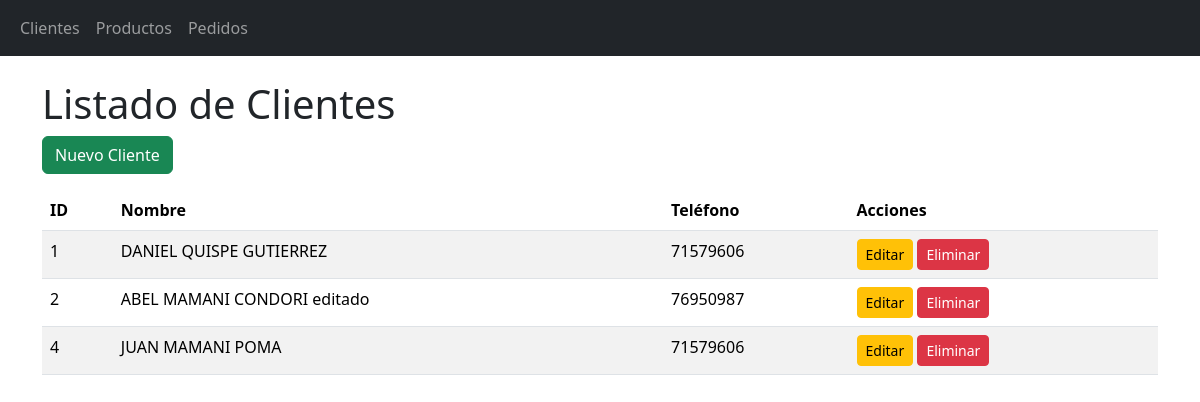
/clientes/, run on the app's committed database.
### blueprintapp/clientes/models.py (models this page shows, shortened)
class Cliente(db.Model):
    __tablename__ = "clientes"
    id = db.Column(db.Integer, primary_key=True)
    nombre = db.Column(db.String(100), nullable=False)
    telefono = db.Column(db.String(20), nullable=False)
    pedidos = db.relationship('Pedido', back_populates='cliente', cascade='all, delete-orphan')

### blueprintapp/clientes/routes.py (the view)
@bp_clientes.route("/")
def index():
    clientes = Cliente.query.all()
    return render_template('clientes/index.html', clientes=clientes)

### blueprintapp/clientes/templates/clientes/index.html (shortened to what this page needs)
{% extends "base.html" %}
{% block content %}
<h1>Listado de Clientes</h1>
<a href="{{ url_for('bp_clientes.create') }}" class="btn btn-success mb-3">Nuevo Cliente</a>
<table class="table table-striped">
    <thead>
        <tr>
            <th>ID</th>
            <th>Nombre</th>
            <th>Teléfono</th>
            <th>Acciones</th>
        </tr>
    </thead>
    <tbody>
        {% for item in clientes %}
        <tr>
            <td>{{ item.id }}</td>
            <td>{{ item.nombre }}</td>
            <td>{{ item.telefono }}</td>
            <td>
                <a href="{{ url_for('bp_clientes.edit', id=item.id) }}" class="btn btn-warning btn-sm">Editar</a>
                <a href="{{ url_for('bp_clientes.delete', id=item.id) }}" class="btn btn-danger btn-sm" onclick="return confirm('¿Eliminar?')">Eliminar</a>
            </td>
        </tr>
        {% else %}
        <tr>
            <td colspan="4">No hay clientes registrados</td>
        </tr>
        {% endfor %}
    </tbody>
</table>
{% endblock %}

### data on the page
Cliente: id "1", nombre "DANIEL QUISPE GUTIERREZ", telefono "71579606"
Cliente: id "2", nombre "ABEL MAMANI CONDORI editado", telefono "76950987"
Cliente: id "4", nombre "JUAN MAMANI POMA", telefono "71579606"
